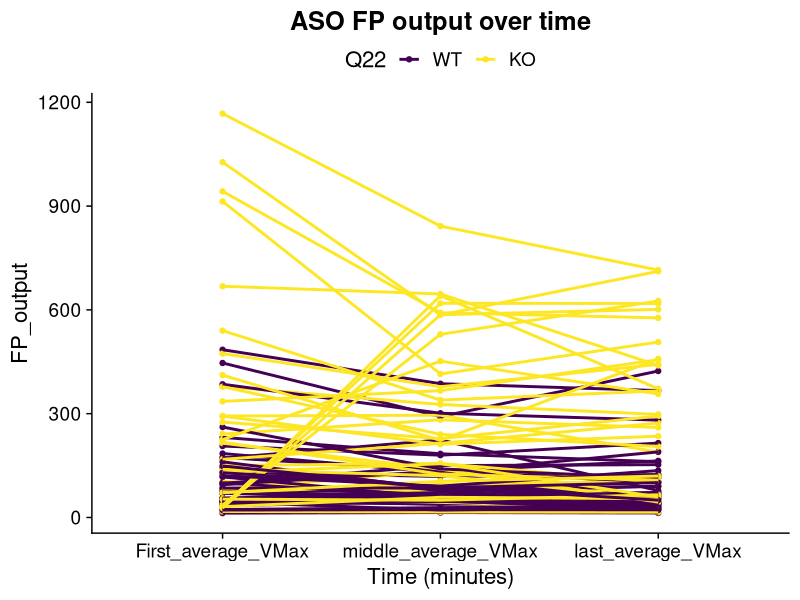
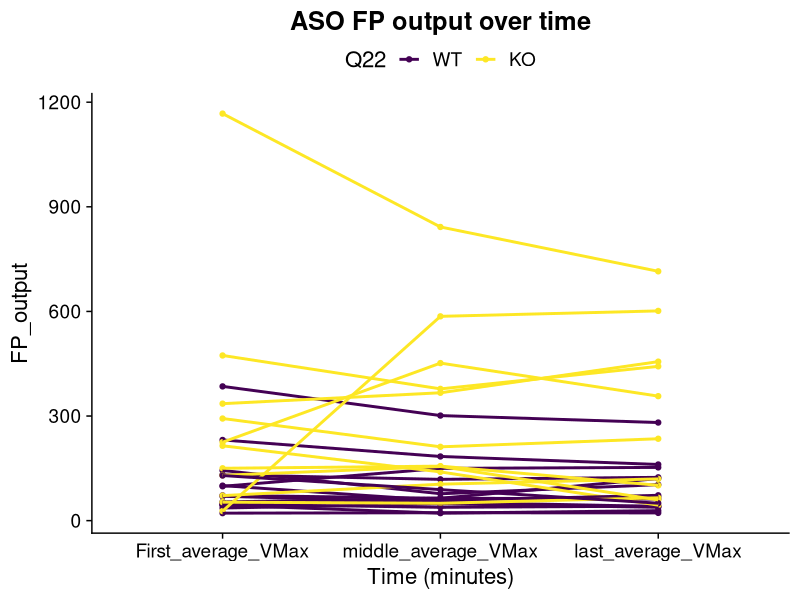
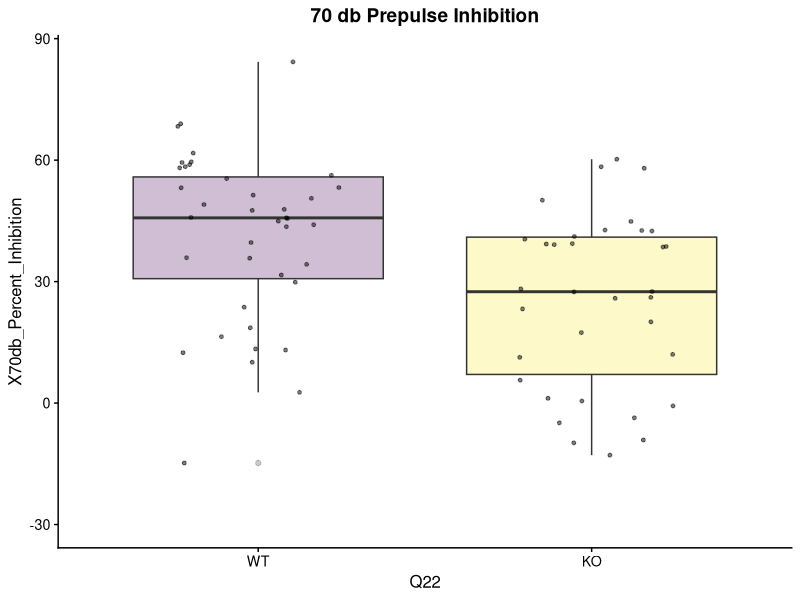
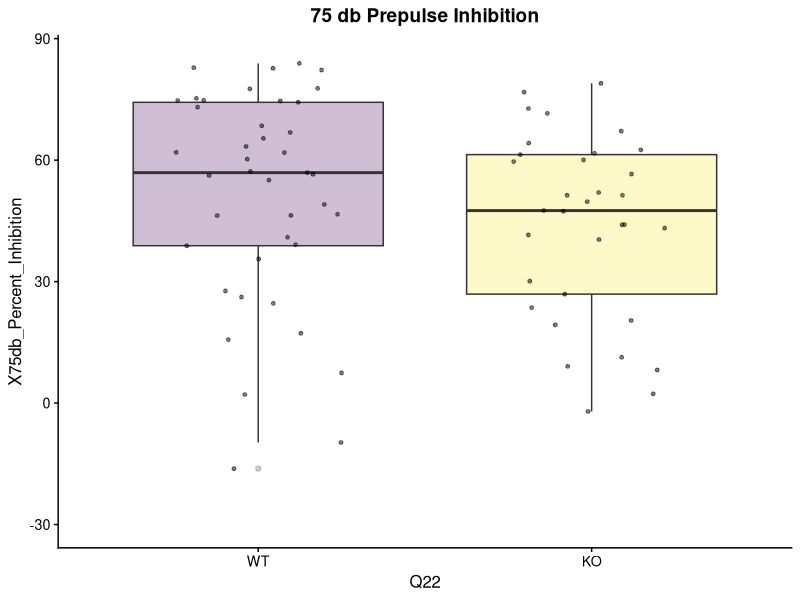
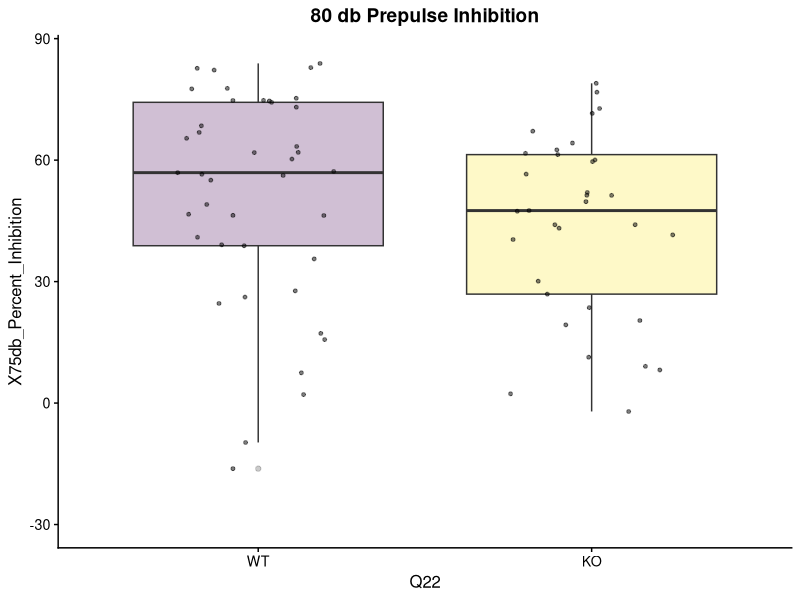
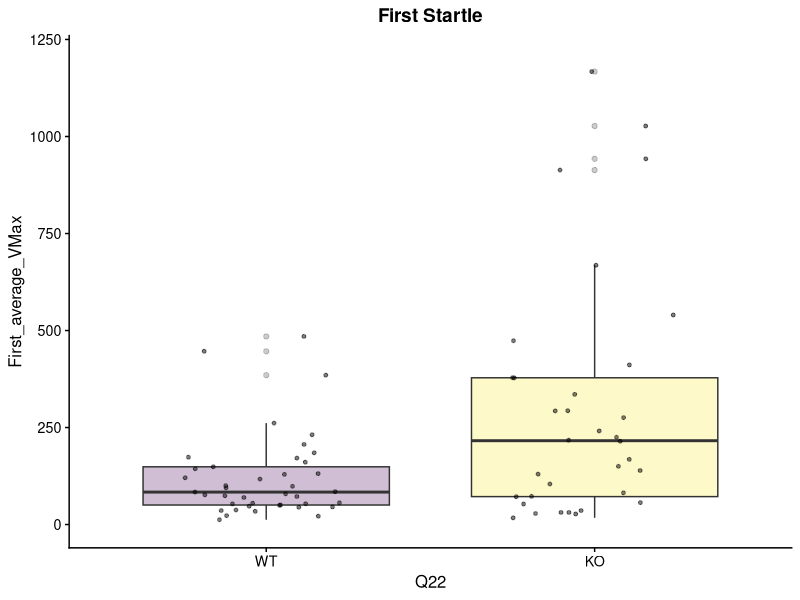
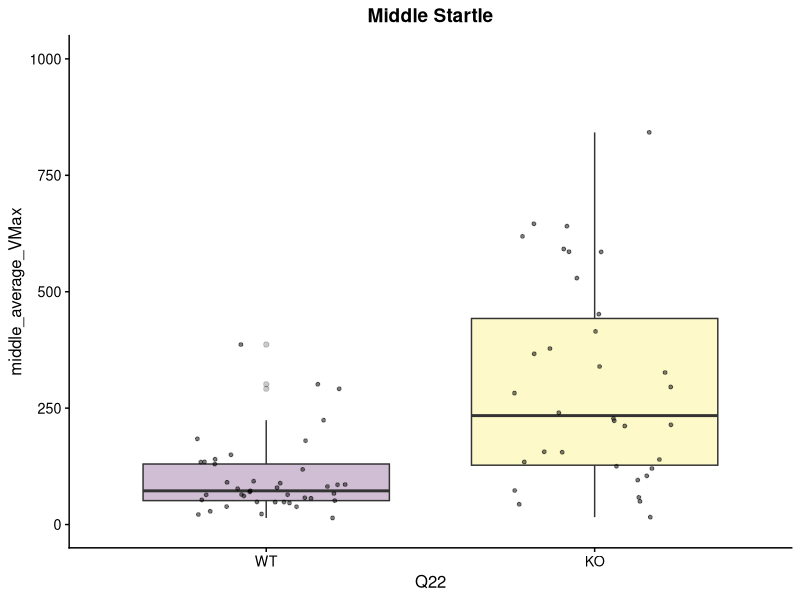
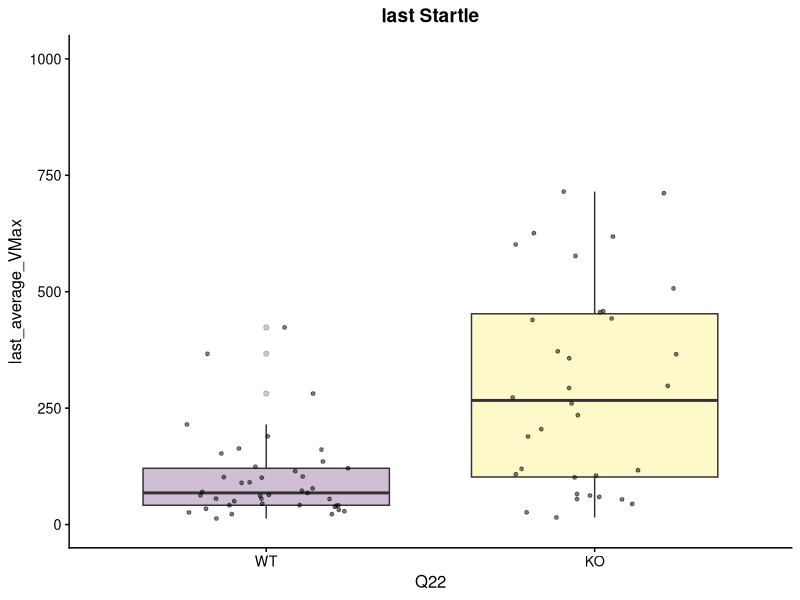

The R script that drew these images, in order: (Note: this script raises an error after producing the figures.)
library(ggplot2)
library(rlang)
library(cowplot)
library(viridis)
library(tidyr)
library(dplyr)

data<-read.csv("../Q22_Behavior/Startle_PPI_Analysis - Analysis.csv", header=TRUE)
data$SLC_Genotype<-data$SLC
data$SLC_Genotype <- factor(data$SLC_Genotype, levels=c("WT", "HET", "MUT"))
data$Q22 <- factor(data$Q22, levels=c("WT","KO"))
data_long <- pivot_longer(data, 
                          cols = ends_with("VMax"), 
                          names_to = "Stage", 
                          values_to = "Startle_Response")
data_long$Stage <- factor(data_long$Stage,levels=c("First_average_VMax","middle_average_VMax", "last_average_VMax"))

generate_boxplots <- function(input_data, X, Y, min,max){
  data<-as.data.frame(input_data)
  
  ggplot(data=data,aes(x={{X}},y={{Y}}, fill={{X}})) + 
    #geom_violin(alpha=0.25,position=position_dodge(width=.75),size=1,color="black",draw_quantiles=c(0.5))+
    geom_boxplot(alpha=0.25)+
    scale_fill_viridis_d()+
    geom_point(size=1,position=position_jitter(width=0.25),alpha=0.5)+
    theme_cowplot(12) +
    ylim(min,max)+ 
    #facet_grid(~Sex)+    
    theme(legend.position = "none")
  
}
## First middle and last startle over time by Q22 
pos <- data_long %>% filter(Q22=="KO")
neg <- data_long %>% filter(Q22=="WT")

data_long_slcwt <- data_long %>% filter(SLC_Genotype=="WT")

posvneg <- ggplot(data_long, aes(x = Stage, y = Startle_Response, group = Q22, color = Q22)) +
  geom_point(aes(group = MouseID)) + 
  geom_line(aes(group = MouseID,color=Q22),size=1)+
  labs(x = "Time (minutes)", y = "FP_output") +
  scale_color_viridis_d()  +
  theme_cowplot(16) + 
  ggtitle("ASO FP output over time") + 
  theme(legend.position = "top",legend.justification = "center",legend.title = element_text(hjust = 0.5))+
  theme(plot.title = element_text(hjust = 0.5))
posvneg 

posvneg_slcwt <- ggplot(data_long_slcwt, aes(x = Stage, y = Startle_Response, group = Q22, color = Q22)) +
  geom_point(aes(group = MouseID)) + 
  geom_line(aes(group = MouseID,color=Q22),size=1)+
  labs(x = "Time (minutes)", y = "FP_output") +
  scale_color_viridis_d()  +
  theme_cowplot(16) + 
  ggtitle("ASO FP output over time") + 
  theme(legend.position = "top",legend.justification = "center",legend.title = element_text(hjust = 0.5))+
  theme(plot.title = element_text(hjust = 0.5))
posvneg_slcwt

## Startle PPI on full dataset --
summary(data$X70db_Percent_Inhibition)
db70 <-generate_boxplots(data, Q22, X70db_Percent_Inhibition,-30,85) +
  ggtitle("70 db Prepulse Inhibition")+
  theme(plot.title = element_text(hjust = 0.5))
db70

db75 <-generate_boxplots(data, Q22, X75db_Percent_Inhibition,-30,85) +
  ggtitle("75 db Prepulse Inhibition")+
  theme(plot.title = element_text(hjust = 0.5))
db75

db80 <-generate_boxplots(data, Q22, X75db_Percent_Inhibition,-30,85) +
  ggtitle("80 db Prepulse Inhibition")+
  theme(plot.title = element_text(hjust = 0.5))
db80

summary(data$First_average_VMax)
first_startle <-generate_boxplots(data, Q22, First_average_VMax, 0,1200) +
  ggtitle("First Startle")+
  theme(plot.title = element_text(hjust = 0.5))
first_startle

summary(data$middle_average_VMax)
middle_startle <-generate_boxplots(data, Q22, middle_average_VMax, 0,1000) +
  ggtitle("Middle Startle")+
  theme(plot.title = element_text(hjust = 0.5))
middle_startle

summary(data$last_average_VMax)
last_startle <-generate_boxplots(data, Q22, last_average_VMax, 0,1000) +
  ggtitle("last Startle")+
  theme(plot.title = element_text(hjust = 0.5))
last_startle

## Startle PPI on full dataset by SLC Genotype --
summary(data$X70db_Percent_Inhibition)
db70 <-generate_boxplots(data, SLC_Genotype, X70db_Percent_Inhibition,-30,85) +
  ggtitle("70 db Prepulse Inhibition")+
  theme(plot.title = element_text(hjust = 0.5)) + 
  facet_wrap(~Q22)
db70

db75 <-generate_boxplots(data, SLC_Genotype, X75db_Percent_Inhibition,-30,85) +
  ggtitle("75 db Prepulse Inhibition")+
  theme(plot.title = element_text(hjust = 0.5))+
  facet_wrap(~Q22)
db75

db80 <-generate_boxplots(data, SLC_Genotype, X75db_Percent_Inhibition,-30,85) +
  ggtitle("80 db Prepulse Inhibition")+
  theme(plot.title = element_text(hjust = 0.5)) + 
  facet_wrap(~Q22)
db80

summary(data$First_average_VMax)
first_startle <-generate_boxplots(data, SLC_Genotype, First_average_VMax, 0,1200) +
  ggtitle("First Startle")+
  theme(plot.title = element_text(hjust = 0.5))+
  facet_wrap(~Q22)
first_startle

summary(data$middle_average_VMax)
middle_startle <-generate_boxplots(data, SLC_Genotype, middle_average_VMax, 0,1000) +
  ggtitle("Middle Startle")+
  theme(plot.title = element_text(hjust = 0.5))+
  facet_wrap(~Q22)
middle_startle

summary(data$last_average_VMax)
last_startle <-generate_boxplots(data, SLC_Genotype, last_average_VMax, 0,1000) +
  ggtitle("last Startle")+
  theme(plot.title = element_text(hjust = 0.5))+
  facet_wrap(~Q22)
last_startle

## Startle PPI on only SLC WT mice
data_slcwt <- data %>% filter(SLC_Genotype=="WT")
data_slcwt$Q22 <- revalue(data_slcwt$Q22, replace = c("KO" = "Q22","WT"="WT"))

summary(data_slcwt$X70db_Percent_Inhibition)
db70_slcwt <-generate_boxplots(data_slcwt, Q22, X70db_Percent_Inhibition,-36,85) +
  ggtitle("70 db")+
  theme(plot.title = element_text(hjust = 0.5)) +
  labs(x="", y="% Prepulse Inhibition")
db70_slcwt

db75_slcwt <-generate_boxplots(data_slcwt, Q22, X75db_Percent_Inhibition,-36,85) +
  ggtitle("75 db")+
  theme(plot.title = element_text(hjust = 0.5))+
  labs(x="", y="% Prepulse Inhibition")
db75_slcwt 

db80_slcwt <-generate_boxplots(data_slcwt, Q22, X75db_Percent_Inhibition,-36,85) +
  ggtitle("80 db")+
  theme(plot.title = element_text(hjust = 0.5))+
  labs(x="", y="% Prepulse Inhibition")
db80_slcwt

summary(data$First_average_VMax)
startle_slcwt <-generate_boxplots(data_slcwt, Q22, First_average_VMax, 0,800) +
  ggtitle("First Startle")+
  theme(plot.title = element_text(hjust = 0.5))+
  labs(x="", y="Average VMax")
startle_slcwt

summary(data$middle_average_VMax)
middle_startle_slcwt <-generate_boxplots(data_slcwt, Q22, middle_average_VMax, 0,800) +
  ggtitle("Middle Startle")+
  theme(plot.title = element_text(hjust = 0.5))+
  labs(x="", y="Average VMax")
middle_startle_slcwt

last_startle_slcwt <-generate_boxplots(data_slcwt, Q22, last_average_VMax, 0,800) +
  ggtitle("Last Startle")+
  theme(plot.title = element_text(hjust = 0.5))+
  labs(x="", y="Average VMax")
last_startle_slcwt


plot_grid(startle_slcwt, middle_startle_slcwt, last_startle_slcwt,
          db70_slcwt, db75_slcwt,db80_slcwt, labels=c("A","B","C","D","E", "F"))


## Parametric Stats for SLC WT only --
lm1 <- lm(First_average_VMax ~ Sex+ Q22, data = data_slcwt)
summary(lm1)

wilcox.test(First_average_VMax~Q22,data_slcwt )

lm2 <- lm(X70db_Percent_Inhibition ~ Litter+ Sex + Q22, data = data_slcwt)
summary(lm2)

wilcox.test(X70db_Percent_Inhibition~Q22,data_slcwt )


lm3 <- lm(X75db_Percent_Inhibition ~ Litter+ Sex + Q22, data = data_slcwt)
summary(lm3)

wilcox.test(X75db_Percent_Inhibition~Q22,data_slcwt )

lm4 <- lm(X80db_Percent_Inhibition ~ Litter+ Sex + Q22, data = data_slcwt)
summary(lm4)

wilcox.test(X80db_Percent_Inhibition~Q22,data_slcwt )

lm5 <- lm(middle_average_VMax ~Sex +Q22, data = data_slcwt)
summary(lm5)
wilcox.test(middle_average_VMax~Q22,data_slcwt )


lm6 <- lm(last_average_VMax ~Sex + Q22, data = data_slcwt)
summary(lm6)
wilcox.test(last_average_VMax~Q22,data_slcwt )



# Save outputs -
sink("Buried_Food_Pellet_Stats.md")
cat("\n\nSummary for all data:\n")
print(summary(lm1))
cat("\n\nSummary for interaction:\n")
print(summary(interact))
cat("\n\nSummary for Tg Neg:\n")
print(summary(lm3))
cat("\n\nSummary for Tg Pos:\n")
print(summary(lm2))
cat("\n\nSummary for Females Tg Neg:\n")
print(summary(lm4))
cat("\n\nSummary for Females Tg Pos:\n")
print(summary(lm5))
cat("\n\nSummary for Males Tg Neg:\n")
print(summary(lm6))
cat("\n\nSummary for Males Tg Pos:\n")
print(summary(lm7))
sink()
